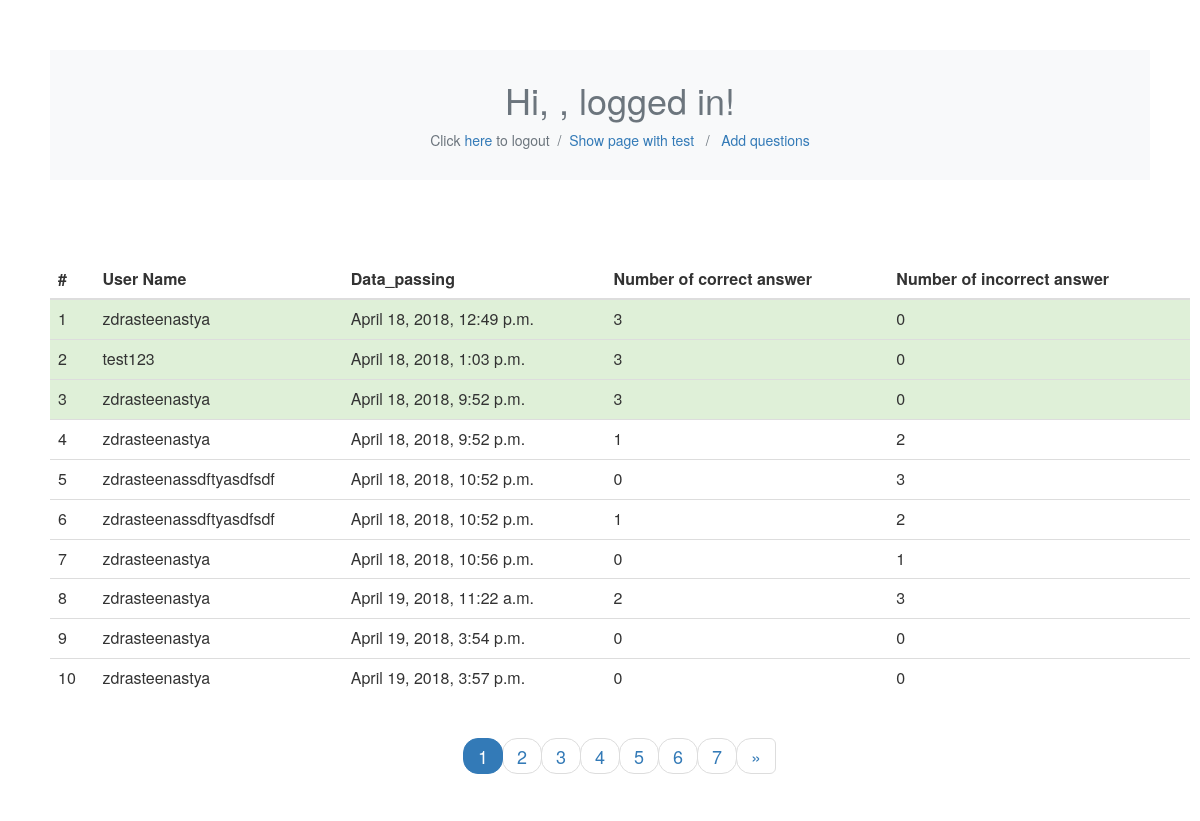
Page /polls/admin_view/ on the committed database.
### polls/models.py (models this page shows)
class Test(models.Model):
    user = models.ForeignKey(User, on_delete=models.CASCADE)
    number_of_correct_answer = models.IntegerField(default=0)
    number_of_incorrect_answer = models.IntegerField(default=0)
    data_passing = models.DateTimeField('date published')

### polls/views.py (the view)
def admin_view(request):
    return render_to_response('polls/admin_view.html',
                              {'full_name': request.user.username, 'tests': Test.objects.all()})

### polls/templates/polls/admin_view.html (shortened to what this page needs)
{% load staticfiles %}
<link rel="stylesheet" type="text/css" href="{% static 'polls/loggedin.css' %}"/>
<link rel="stylesheet" type="text/css" href="{% static 'polls/admin_view.css' %}"/>
<link href="//maxcdn.bootstrapcdn.com/bootstrap/4.0.0/css/bootstrap.min.css" rel="stylesheet" id="bootstrap-css">
<link href="//maxcdn.bootstrapcdn.com/bootstrap/3.3.0/css/bootstrap.min.css" rel="stylesheet" id="bootstrap-css1">
<section class="pt-5 pb-5 bg-light inner-header">
    <div class="container">
        <div class="row">
            <div class="col-md-12 text-center">
                <h1 class="mt-0 mb-3 text-secondary">Hi, {{full_name}}, logged in!</h1>
                <div class="breadcrumbs">
                    <p class="mb-0 text-secondary">Click <a href="/polls">here</a> to logout  /  <span
                            class="text-success"><a href="/polls/loggedin">Show page with test</a></span>&nbsp;&nbsp;  /&nbsp;&nbsp;  <a href="/polls/add_question">Add questions<a></p>
                </div>
            </div>
        </div>
    </div>
</section>
<div class="container">
    <div class="row">
        <div class="table-responsive">
            <table class="table table-hover">
                <thead>
                <tr>
                    <th>#</th>
                    <th>User Name</th>
                    <th>Data_passing</th>
                    <th>Number of correct answer</th>
                    <th>Number of incorrect answer</th>
                </tr>
                </thead>
                <tbody id="myTable">
                {% for test in tests %}
                {%if test.number_of_correct_answer > test.number_of_incorrect_answer%}
                <tr class="success">
                    <td>{{ forloop.counter }}</td>
                    <td>{{test.user}}</td>
                    <td>{{test.data_passing}}</td>
                    <td>{{test.number_of_correct_answer}}</td>
                    <td>{{test.number_of_incorrect_answer}}</td>
                </tr>
                {% else %}
                <tr>
                    <td>{{ forloop.counter }}</td>
                    <td>{{test.user}}</td>
                    <td>{{test.data_passing}}</td>
                    <td>{{test.number_of_correct_answer}}</td>
                    <td>{{test.number_of_incorrect_answer}}</td>
                </tr>
                {% endif %}
                {% endfor %}
                </tbody>
            </table>
        </div>
        <div class="col-md-12 text-center">
            <ul class="pagination pagination-lg pager" id="myPager"></ul>
        </div>
    </div>
</div>

### polls/static/polls/loggedin.css (style rules this page uses)
a { color: #4682B4 }

### polls/static/polls/admin_view.css (style rules this page uses)
a { color: #4682B4 }

### rows in the picture
Test: user "zdrasteenastya", data_passing "April 18, 2018, 12:49 p.m.", number_of_correct_answer "3", number_of_incorrect_answer "0"
Test: user "test123", data_passing "April 18, 2018, 1:03 p.m.", number_of_correct_answer "3", number_of_incorrect_answer "0"
Test: user "zdrasteenastya", data_passing "April 18, 2018, 9:52 p.m.", number_of_correct_answer "3", number_of_incorrect_answer "0"
Test: user "zdrasteenastya", data_passing "April 18, 2018, 9:52 p.m.", number_of_correct_answer "1", number_of_incorrect_answer "2"
Test: user "zdrasteenassdftyasdfsdf", data_passing "April 18, 2018, 10:52 p.m.", number_of_correct_answer "0", number_of_incorrect_answer "3"
Test: user "zdrasteenassdftyasdfsdf", data_passing "April 18, 2018, 10:52 p.m.", number_of_correct_answer "1", number_of_incorrect_answer "2"
Test: user "zdrasteenastya", data_passing "April 18, 2018, 10:56 p.m.", number_of_correct_answer "0", number_of_incorrect_answer "1"
Test: user "zdrasteenastya", data_passing "April 19, 2018, 11:22 a.m.", number_of_correct_answer "2", number_of_incorrect_answer "3"
Test: user "zdrasteenastya", data_passing "April 19, 2018, 3:54 p.m.", number_of_correct_answer "0", number_of_incorrect_answer "0"
Test: user "zdrasteenastya", data_passing "April 19, 2018, 3:57 p.m.", number_of_correct_answer "0", number_of_incorrect_answer "0"
